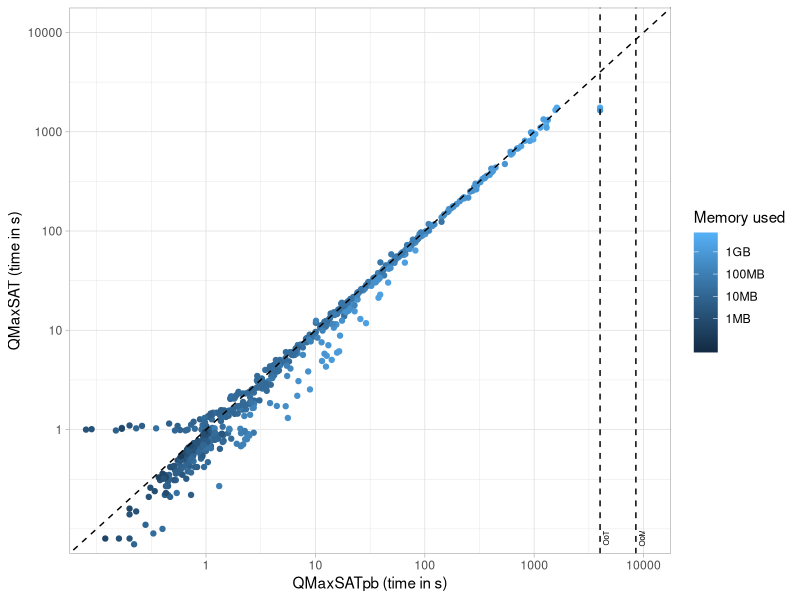
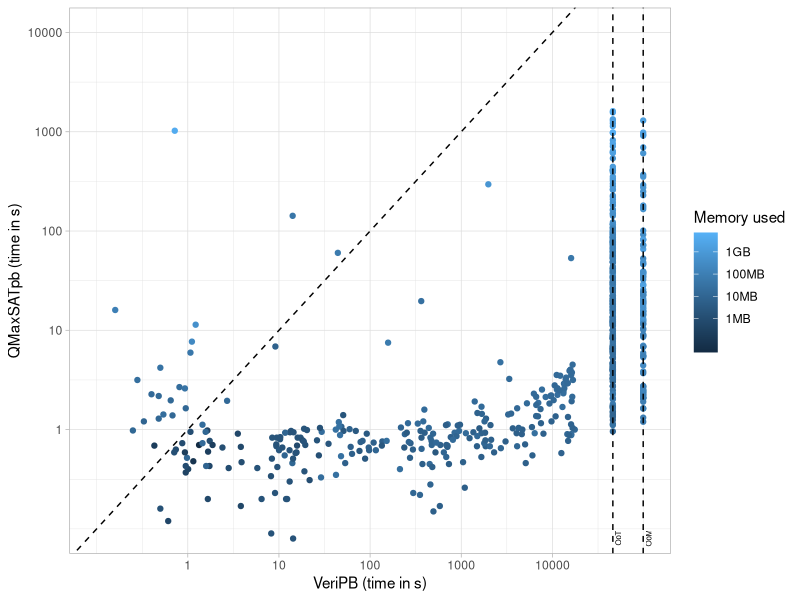
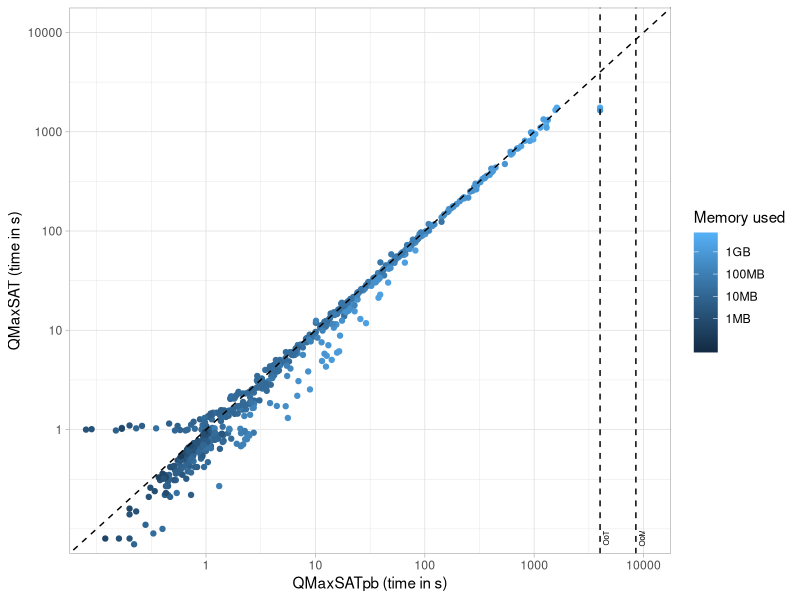
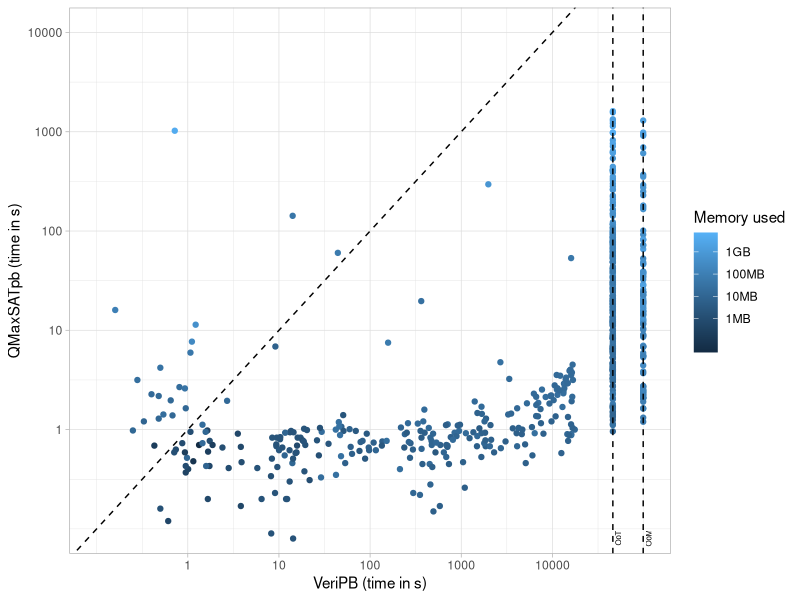

These charts were generated, in order, by the following R code:
library(ggplot2)
library(grid)
library(ggthemes)
theme_set(theme_light())

# Select evaluation
evaluation <- 2010

# Read results
if (evaluation == 2010) {
    results <- read.csv(file = "./scripts/analysis/results2010.csv", stringsAsFactors = FALSE)
    mem_limit <- 512
    time_limit <- 1800
} else {
    results <- read.csv(file = "./scripts/analysis/results2021.csv", stringsAsFactors = FALSE)
    mem_limit <- 32768
    time_limit <- 3600
}
colnames(results) <- c("instance", "runtime", "totalizer", "mem", "runtime_w", "proofsize", "totalizer_w", "totalizer2_w", "mem_w", "runtime_v", "mem_v", "status")
instances <- results$instance
results <- as.data.frame(lapply(results, as.numeric))
results$instance <- instances

# Safety checks
for (row in 1:nrow(results)) {

    # Incorrect instances
    if (!is.na(results[row, "status"]) & results[row, "status"] == 0 & results[row, "runtime_v"] < time_limit & results[row, "mem_v"] < mem_limit) {
        print(results[row, ])
    }
}

# QMaxSATpb OOTs
for (row in 1:nrow(results)) {
    if (!is.na(results[row, "runtime_w"]) & results[row, "runtime_w"] >= time_limit) {
        results[row, "runtime_w"] <- 4000
    }
}

# QMaxSATpb OOMs
for (row in 1:nrow(results)) {
    if (!is.na(results[row, "mem_w"]) & results[row, "mem_w"] >= mem_limit) {
        results[row, "runtime_w"] <- 8500
    }
}

# VeriPB OOTs
for (row in 1:nrow(results)) {
    if (!is.na(results[row, "runtime_v"]) & results[row, "runtime_v"] >= 10 * time_limit) {
        results[row, "runtime_v"] <- 46000
    }
}

# VeriPB OOMs
for (row in 1:nrow(results)) {
    if (!is.na(results[row, "mem_v"]) & results[row, "mem_v"] >= 10 * mem_limit) {
        results[row, "runtime_v"] <- 99000
    }
}


#--------------------------------
# PLOTS
#--------------------------------

# TYPE1

# drop qmaxsat OoT/OoM
no_NAs <- results[!is.na(results$runtime) & results$runtime < time_limit & !is.na(results$mem) & results$mem < mem_limit, ]

ggplot(no_NAs, aes(x = runtime_w, y = runtime, color = log10((proofsize / 10^3) + 1))) +
    geom_point() +
    scale_x_log10(breaks = c(1, 10, 100, 1000, 10000)) +
    scale_y_log10(breaks = c(1, 10, 100, 1000, 10000)) +
    scale_color_continuous(breaks = c(3, 4, 5, 6), labels = c("1MB", "10MB", "100MB", "1GB")) +
    coord_fixed(ratio = 1) +
    geom_vline(xintercept = 4000, linetype = "dashed") +
    geom_vline(xintercept = 8500, linetype = "dashed") +
    geom_abline(slope = 1, intercept = 0, linetype = "dashed") +
    labs(color = "Memory used") +
    xlab("QMaxSATpb (time in s)") +
    ylab("QMaxSAT (time in s)") +
    coord_cartesian(xlim = c(0.1, 10000), ylim = c(0.1, 10000)) +
    annotate(
        geom = "text",
        label = "OoT",
        x = 4250,
        y = 0.081,
        angle = 90,
        vjust = 1,
        size = 2
    ) +
    annotate(
        geom = "text",
        label = "OoM",
        x = 9100,
        y = 0.081,
        angle = 90,
        vjust = 1,
        size = 2
    )
ggsave("./scripts/analysis/without_vs_with.pdf", device = "pdf", width = 14, height = 12, units = "cm")

# TYPE2

# drop qmaxsatpb OoT/OoM
no_NAs2 <- results[!is.na(results$runtime_w) & results$runtime_w < time_limit & !is.na(results$mem_w) & results$mem_w < mem_limit, ]

ggplot(no_NAs2, aes(x = runtime_v, y = runtime_w, color = log10((proofsize / 10^3) + 1))) +
    geom_point() +
    scale_x_log10(breaks = c(1, 10, 100, 1000, 10000)) +
    scale_y_log10(breaks = c(1, 10, 100, 1000, 10000)) +
    scale_color_continuous(breaks = c(3, 4, 5, 6), labels = c("1MB", "10MB", "100MB", "1GB")) +
    coord_fixed(ratio = 1) +
    geom_vline(xintercept = 46000, linetype = "dashed") +
    geom_vline(xintercept = 99000, linetype = "dashed") +
    geom_abline(slope = 1, intercept = 0, linetype = "dashed") +
    xlab("VeriPB (time in s)") +
    ylab("QMaxSATpb (time in s)") +
    labs(color = "Memory used") +
    coord_cartesian(xlim = c(0.1, 100000), ylim = c(0.1, 10000)) +
    annotate(
        geom = "text",
        label = "OoT",
        x = 49000,
        y = 0.081,
        angle = 90,
        vjust = 1,
        size = 2
    ) +
    annotate(
        geom = "text",
        label = "OoM",
        x = 105000,
        y = 0.081,
        angle = 90,
        vjust = 1,
        size = 2
    )
ggsave("./scripts/analysis/solving_vs_verification.pdf", device = "pdf", width = 18, height = 12, units = "cm")
